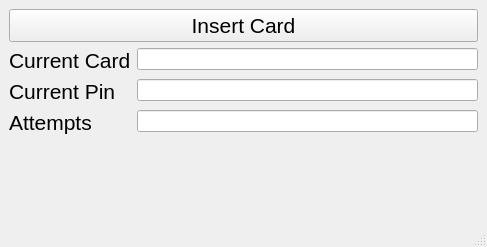
<?xml version="1.0" encoding="UTF-8"?>
<ui version="4.0">
 <class>MainWindow</class>
 <widget class="QMainWindow" name="MainWindow">
  <property name="geometry">
   <rect>
    <x>0</x>
    <y>0</y>
    <width>487</width>
    <height>247</height>
   </rect>
  </property>
  <property name="windowTitle">
   <string>MainWindow</string>
  </property>
  <widget class="QWidget" name="centralwidget">
   <layout class="QGridLayout" name="gridLayout">
    <item row="0" column="0">
     <layout class="QVBoxLayout" name="verticalLayout">
      <item>
       <widget class="QPushButton" name="pushButton">
        <property name="font">
         <font>
          <pointsize>16</pointsize>
         </font>
        </property>
        <property name="text">
         <string>Insert Card</string>
        </property>
       </widget>
      </item>
      <item>
       <layout class="QFormLayout" name="formLayout">
        <item row="0" column="0">
         <widget class="QLabel" name="label">
          <property name="font">
           <font>
            <pointsize>16</pointsize>
           </font>
          </property>
          <property name="text">
           <string>Current Card</string>
          </property>
         </widget>
        </item>
        <item row="1" column="0">
         <widget class="QLabel" name="label_2">
          <property name="font">
           <font>
            <pointsize>16</pointsize>
           </font>
          </property>
          <property name="text">
           <string>Current Pin</string>
          </property>
         </widget>
        </item>
        <item row="0" column="1">
         <widget class="QLineEdit" name="CurrentCard"/>
        </item>
        <item row="1" column="1">
         <widget class="QLineEdit" name="CurrentPin"/>
        </item>
        <item row="2" column="1">
         <widget class="QLineEdit" name="Attempts"/>
        </item>
        <item row="2" column="0">
         <widget class="QLabel" name="label_3">
          <property name="font">
           <font>
            <pointsize>16</pointsize>
           </font>
          </property>
          <property name="text">
           <string>Attempts</string>
          </property>
         </widget>
        </item>
       </layout>
      </item>
     </layout>
    </item>
   </layout>
  </widget>
  <widget class="QMenuBar" name="menubar">
   <property name="geometry">
    <rect>
     <x>0</x>
     <y>0</y>
     <width>487</width>
     <height>22</height>
    </rect>
   </property>
  </widget>
  <widget class="QStatusBar" name="statusbar"/>
 </widget>
 <resources/>
 <connections/>
</ui>
